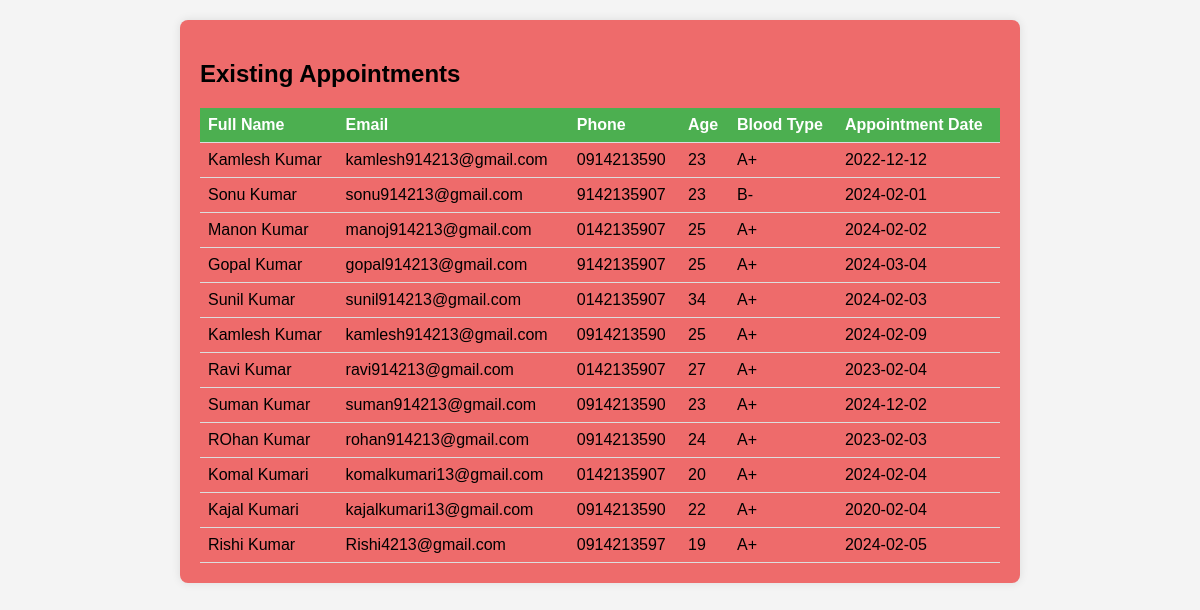
Page /Data_appointments.php on the committed database.
### tables this page shows
CREATE TABLE `appointments` (
  `full_name` varchar(30) NOT NULL,
  `email` varchar(30) NOT NULL,
  `phone` varchar(10) NOT NULL,
  `age` varchar(2) NOT NULL,
  `blood_type` varchar(5) NOT NULL,
  `appointment_date` varchar(30) NOT NULL
);

### Data_appointments.php (the view, shortened to what this page needs)
<!DOCTYPE html>
<html lang="en">
<head>
</head>
<body>
    <?php
    $servername = "localhost";
    $username = "root";
    $dbname = "login";
    $conn = new mysqli($servername, $username, '', $dbname);
    $sql = "SELECT * FROM appointments";
    $result = $conn->query($sql);
    if ($result->num_rows > 0) {
        echo "<div class='container'>";
        echo "<h2>Existing Appointments</h2>";
        echo "<table>";
        echo "<tr><th>Full Name</th><th>Email</th><th>Phone</th><th>Age</th><th>Blood Type</th><th>Appointment Date</th></tr>";
        while ($row = $result->fetch_assoc()) {
            echo "<tr>";
            echo "<td>" . $row["full_name"] . "</td>";
            echo "<td>" . $row["email"] . "</td>";
            echo "<td>" . $row["phone"] . "</td>";
            echo "<td>" . $row["age"] . "</td>";
            echo "<td>" . $row["blood_type"] . "</td>";
            echo "<td>" . $row["appointment_date"] . "</td>";
            echo "</tr>";
        }
        echo "</table>";
        echo "</div>";
    } else {
        echo "<div class='container'><p>No appointments yet.</p></div>";
    }
    ?>
</body>
</html>

### Data_appointments.php (style rules this page uses)
body { font-family: Arial, sans-serif; margin: 0; padding: 0; background-color: #f4f4f4; background-image: url(/blood-donation-charity-website-tempalte/assets/images/Blood\ Donation\ Appointment.jpg); }
.container { max-width: 800px; margin: 20px auto; padding: 20px; border-radius: 8px; box-shadow: 0 0 10px rgba(0, 0, 0, 0.1); background-color: #ee6b6b; overflow-x: auto; }
table { width: 100%; border-collapse: collapse; margin-top: 20px; }
th, td { padding: 8px; text-align: left; border-bottom: 1px solid #ddd; }
th { background-color: #4CAF50; color: white; }

### rows in the picture
appointments: full_name "Kamlesh Kumar", email "kamlesh914213@gmail.com", phone "0914213590", age "23", blood_type "A+", appointment_date "2022-12-12"
appointments: full_name "Sonu Kumar", email "sonu914213@gmail.com", phone "9142135907", age "23", blood_type "B-", appointment_date "2024-02-01"
appointments: full_name "Manon Kumar", email "manoj914213@gmail.com", phone "0142135907", age "25", blood_type "A+", appointment_date "2024-02-02"
appointments: full_name "Gopal Kumar", email "gopal914213@gmail.com", phone "9142135907", age "25", blood_type "A+", appointment_date "2024-03-04"
appointments: full_name "Sunil Kumar", email "sunil914213@gmail.com", phone "0142135907", age "34", blood_type "A+", appointment_date "2024-02-03"
appointments: full_name "Kamlesh Kumar", email "kamlesh914213@gmail.com", phone "0914213590", age "25", blood_type "A+", appointment_date "2024-02-09"
appointments: full_name "Ravi Kumar", email "ravi914213@gmail.com", phone "0142135907", age "27", blood_type "A+", appointment_date "2023-02-04"
appointments: full_name "Suman Kumar", email "suman914213@gmail.com", phone "0914213590", age "23", blood_type "A+", appointment_date "2024-12-02"
appointments: full_name "ROhan Kumar", email "rohan914213@gmail.com", phone "0914213590", age "24", blood_type "A+", appointment_date "2023-02-03"
appointments: full_name "Komal Kumari", email "komalkumari13@gmail.com", phone "0142135907", age "20", blood_type "A+", appointment_date "2024-02-04"
appointments: full_name "Kajal Kumari", email "kajalkumari13@gmail.com", phone "0914213590", age "22", blood_type "A+", appointment_date "2020-02-04"
appointments: full_name "Rishi Kumar", email "Rishi4213@gmail.com", phone "0914213597", age "19", blood_type "A+", appointment_date "2024-02-05"
